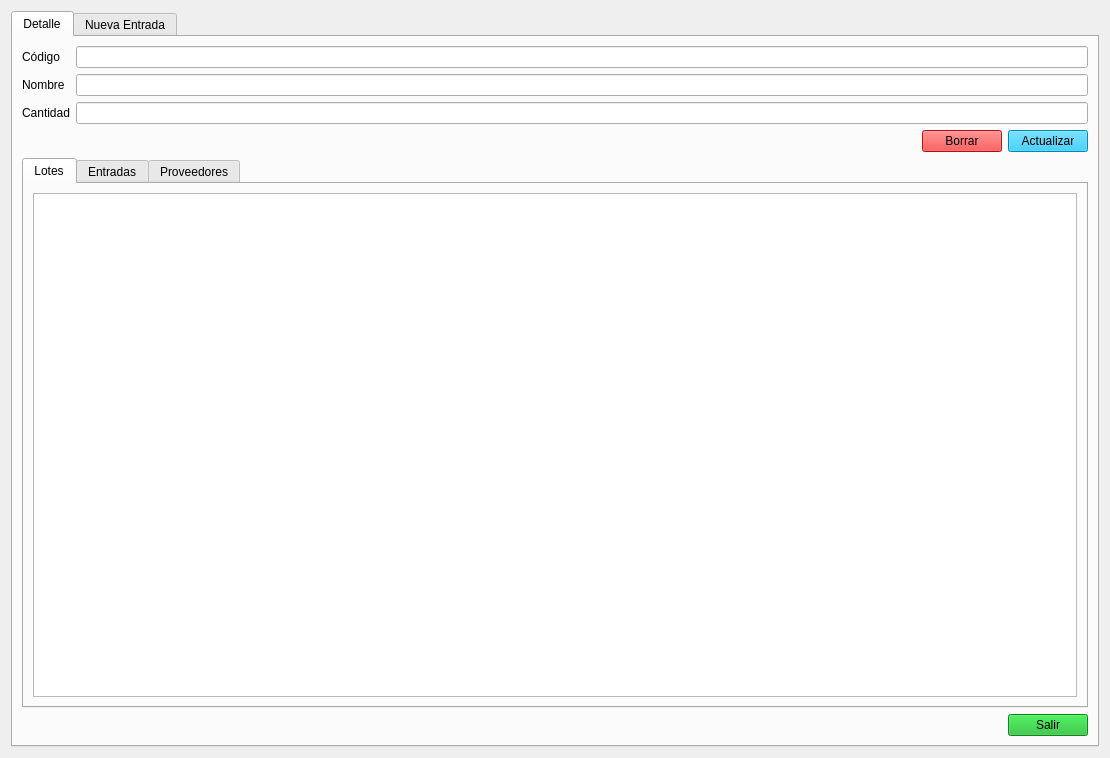
<?xml version="1.0" encoding="UTF-8"?>
<ui version="4.0">
 <class>Form</class>
 <widget class="QWidget" name="Form">
  <property name="geometry">
   <rect>
    <x>0</x>
    <y>0</y>
    <width>1110</width>
    <height>758</height>
   </rect>
  </property>
  <property name="windowTitle">
   <string>Detalle Materia Prima</string>
  </property>
  <property name="styleSheet">
   <string notr="true">QPushButton{

	
	background-color: rgb(6, 191, 249);

}</string>
  </property>
  <layout class="QVBoxLayout" name="verticalLayout">
   <item>
    <widget class="QTabWidget" name="tabWidget">
     <property name="currentIndex">
      <number>0</number>
     </property>
     <widget class="QWidget" name="tab_detalle">
      <attribute name="title">
       <string>Detalle</string>
      </attribute>
      <layout class="QVBoxLayout" name="verticalLayout_3">
       <item>
        <layout class="QFormLayout" name="formLayout">
         <item row="0" column="0">
          <widget class="QLabel" name="lbl_codigo_det">
           <property name="text">
            <string>Código</string>
           </property>
          </widget>
         </item>
         <item row="0" column="1">
          <widget class="QLineEdit" name="le_codigo_det">
           <property name="readOnly">
            <bool>true</bool>
           </property>
          </widget>
         </item>
         <item row="1" column="0">
          <widget class="QLabel" name="lbl_nombre_det">
           <property name="text">
            <string>Nombre</string>
           </property>
          </widget>
         </item>
         <item row="1" column="1">
          <widget class="QLineEdit" name="le_nombre_det"/>
         </item>
         <item row="2" column="0">
          <widget class="QLabel" name="lbl_cantidad_det">
           <property name="text">
            <string>Cantidad</string>
           </property>
          </widget>
         </item>
         <item row="2" column="1">
          <widget class="QLineEdit" name="le_cantidad_det">
           <property name="readOnly">
            <bool>true</bool>
           </property>
          </widget>
         </item>
        </layout>
       </item>
       <item>
        <layout class="QHBoxLayout" name="horizontalLayout_2">
         <item>
          <spacer name="horizontalSpacer_2">
           <property name="orientation">
            <enum>Qt::Orientation::Horizontal</enum>
           </property>
           <property name="sizeHint" stdset="0">
            <size>
             <width>40</width>
             <height>20</height>
            </size>
           </property>
          </spacer>
         </item>
         <item>
          <widget class="QPushButton" name="btn_borrar_det">
           <property name="styleSheet">
            <string notr="true">background-color: rgb(254, 20, 20);</string>
           </property>
           <property name="text">
            <string>Borrar</string>
           </property>
          </widget>
         </item>
         <item>
          <widget class="QPushButton" name="btn_actualizar_det">
           <property name="text">
            <string>Actualizar</string>
           </property>
          </widget>
         </item>
        </layout>
       </item>
       <item>
        <widget class="QTabWidget" name="tabWidget_2">
         <property name="currentIndex">
          <number>0</number>
         </property>
         <widget class="QWidget" name="Lotes">
          <attribute name="title">
           <string>Lotes</string>
          </attribute>
          <layout class="QVBoxLayout" name="verticalLayout_7">
           <item>
            <widget class="QTableView" name="tv_lotes_det">
             <property name="sortingEnabled">
              <bool>true</bool>
             </property>
            </widget>
           </item>
          </layout>
         </widget>
         <widget class="QWidget" name="Entradas">
          <attribute name="title">
           <string>Entradas</string>
          </attribute>
          <layout class="QVBoxLayout" name="verticalLayout_8">
           <item>
            <layout class="QVBoxLayout" name="verticalLayout_6">
             <item>
              <layout class="QHBoxLayout" name="horizontalLayout_3" stretch="3,5,1">
               <item>
                <widget class="QLineEdit" name="le_buscar_entrada">
                 <property name="placeholderText">
                  <string>Buscar por lote</string>
                 </property>
                </widget>
               </item>
               <item>
                <spacer name="horizontalSpacer_4">
                 <property name="orientation">
                  <enum>Qt::Orientation::Horizontal</enum>
                 </property>
                 <property name="sizeHint" stdset="0">
                  <size>
                   <width>40</width>
                   <height>20</height>
                  </size>
                 </property>
                </spacer>
               </item>
               <item>
                <widget class="QPushButton" name="btn_modificar_entrada">
                 <property name="text">
                  <string>Modificar</string>
                 </property>
                </widget>
               </item>
              </layout>
             </item>
             <item>
              <widget class="QTableView" name="tv_entradas_mp_det">
               <property name="sortingEnabled">
                <bool>true</bool>
               </property>
              </widget>
             </item>
            </layout>
           </item>
          </layout>
         </widget>
         <widget class="QWidget" name="Proveedores">
          <attribute name="title">
           <string>Proveedores</string>
          </attribute>
          <layout class="QVBoxLayout" name="verticalLayout_2">
           <item>
            <widget class="QTableView" name="tv_provs_detalle_mp">
             <property name="sortingEnabled">
              <bool>true</bool>
             </property>
            </widget>
           </item>
          </layout>
         </widget>
        </widget>
       </item>
       <item>
        <layout class="QHBoxLayout" name="horizontalLayout">
         <property name="spacing">
          <number>9</number>
         </property>
         <item>
          <spacer name="horizontalSpacer">
           <property name="orientation">
            <enum>Qt::Orientation::Horizontal</enum>
           </property>
           <property name="sizeType">
            <enum>QSizePolicy::Policy::MinimumExpanding</enum>
           </property>
           <property name="sizeHint" stdset="0">
            <size>
             <width>20</width>
             <height>13</height>
            </size>
           </property>
          </spacer>
         </item>
         <item>
          <widget class="QPushButton" name="btn_cerrar_det">
           <property name="styleSheet">
            <string notr="true">background-color: rgb(22, 183, 40);</string>
           </property>
           <property name="text">
            <string>Salir</string>
           </property>
          </widget>
         </item>
        </layout>
       </item>
      </layout>
     </widget>
     <widget class="QWidget" name="tab_entrada">
      <attribute name="title">
       <string>Nueva Entrada</string>
      </attribute>
      <layout class="QVBoxLayout" name="verticalLayout_9">
       <item>
        <widget class="QFrame" name="frame_exterior">
         <property name="frameShape">
          <enum>QFrame::Shape::NoFrame</enum>
         </property>
         <property name="frameShadow">
          <enum>QFrame::Shadow::Raised</enum>
         </property>
         <layout class="QVBoxLayout" name="verticalLayout_4">
          <item>
           <widget class="QFrame" name="frame_form">
            <property name="frameShape">
             <enum>QFrame::Shape::NoFrame</enum>
            </property>
            <property name="frameShadow">
             <enum>QFrame::Shadow::Raised</enum>
            </property>
            <layout class="QVBoxLayout" name="verticalLayout_5">
             <item>
              <layout class="QFormLayout" name="formLayout_2">
               <item row="0" column="0">
                <widget class="QLabel" name="lbl_fecha_entrada">
                 <property name="text">
                  <string>Fecha</string>
                 </property>
                </widget>
               </item>
               <item row="0" column="1">
                <widget class="QLineEdit" name="le_f_entrada">
                 <property name="readOnly">
                  <bool>true</bool>
                 </property>
                </widget>
               </item>
               <item row="1" column="0">
                <widget class="QLabel" name="lbl_codigo_entrada">
                 <property name="text">
                  <string>Código</string>
                 </property>
                </widget>
               </item>
               <item row="1" column="1">
                <widget class="QLineEdit" name="le_codigo_entrada">
                 <property name="readOnly">
                  <bool>true</bool>
                 </property>
                </widget>
               </item>
               <item row="2" column="0">
                <widget class="QLabel" name="lbl_nombre_entrada">
                 <property name="text">
                  <string>Nombre</string>
                 </property>
                </widget>
               </item>
               <item row="2" column="1">
                <widget class="QLineEdit" name="le_nombre_entrada">
                 <property name="readOnly">
                  <bool>true</bool>
                 </property>
                </widget>
               </item>
               <item row="3" column="0">
                <widget class="QLabel" name="lbl_proveedor_entrada">
                 <property name="text">
                  <string>Proveedor</string>
                 </property>
                </widget>
               </item>
               <item row="3" column="1">
                <widget class="QComboBox" name="cb_proveedor_entrada"/>
               </item>
               <item row="4" column="0">
                <widget class="QLabel" name="lbl_fecha_caducidad">
                 <property name="text">
                  <string>Fecha caducidad</string>
                 </property>
                </widget>
               </item>
               <item row="4" column="1">
                <widget class="QDateEdit" name="de_f_caducidad">
                 <property name="displayFormat">
                  <string>d/M/yyyy</string>
                 </property>
                 <property name="calendarPopup">
                  <bool>true</bool>
                 </property>
                 <property name="date">
                  <date>
                   <year>2025</year>
                   <month>1</month>
                   <day>1</day>
                  </date>
                 </property>
                </widget>
               </item>
               <item row="5" column="0">
                <widget class="QLabel" name="lbl_cantidad_entrada">
                 <property name="text">
                  <string>Cantidad</string>
                 </property>
                </widget>
               </item>
               <item row="5" column="1">
                <widget class="QLineEdit" name="le_cantidad_entrada">
                 <property name="inputMethodHints">
                  <set>Qt::InputMethodHint::ImhDigitsOnly</set>
                 </property>
                 <property name="placeholderText">
                  <string>Campo obligatorio</string>
                 </property>
                 <property name="clearButtonEnabled">
                  <bool>true</bool>
                 </property>
                </widget>
               </item>
               <item row="6" column="0">
                <widget class="QLabel" name="lbl_ubicacion_entrada">
                 <property name="text">
                  <string>Ubicación</string>
                 </property>
                </widget>
               </item>
               <item row="6" column="1">
                <widget class="QComboBox" name="cb_ubicaciones_nueva_entrada"/>
               </item>
              </layout>
             </item>
            </layout>
           </widget>
          </item>
          <item>
           <spacer name="verticalSpacer_2">
            <property name="orientation">
             <enum>Qt::Orientation::Vertical</enum>
            </property>
            <property name="sizeType">
             <enum>QSizePolicy::Policy::Maximum</enum>
            </property>
            <property name="sizeHint" stdset="0">
             <size>
              <width>20</width>
              <height>40</height>
             </size>
            </property>
           </spacer>
          </item>
          <item>
           <layout class="QHBoxLayout" name="horizontalLayout_5">
            <item>
             <spacer name="horizontalSpacer_3">
              <property name="orientation">
               <enum>Qt::Orientation::Horizontal</enum>
              </property>
              <property name="sizeHint" stdset="0">
               <size>
                <width>40</width>
                <height>20</height>
               </size>
              </property>
             </spacer>
            </item>
            <item>
             <widget class="QPushButton" name="btn_cerrar_entrada">
              <property name="styleSheet">
               <string notr="true">background-color: rgb(22, 183, 40);</string>
              </property>
              <property name="text">
               <string>Salir</string>
              </property>
             </widget>
            </item>
            <item>
             <widget class="QPushButton" name="btn_guardar_entrada">
              <property name="text">
               <string>Guardar</string>
              </property>
             </widget>
            </item>
           </layout>
          </item>
         </layout>
        </widget>
       </item>
      </layout>
     </widget>
    </widget>
   </item>
  </layout>
 </widget>
 <resources/>
 <connections/>
</ui>
